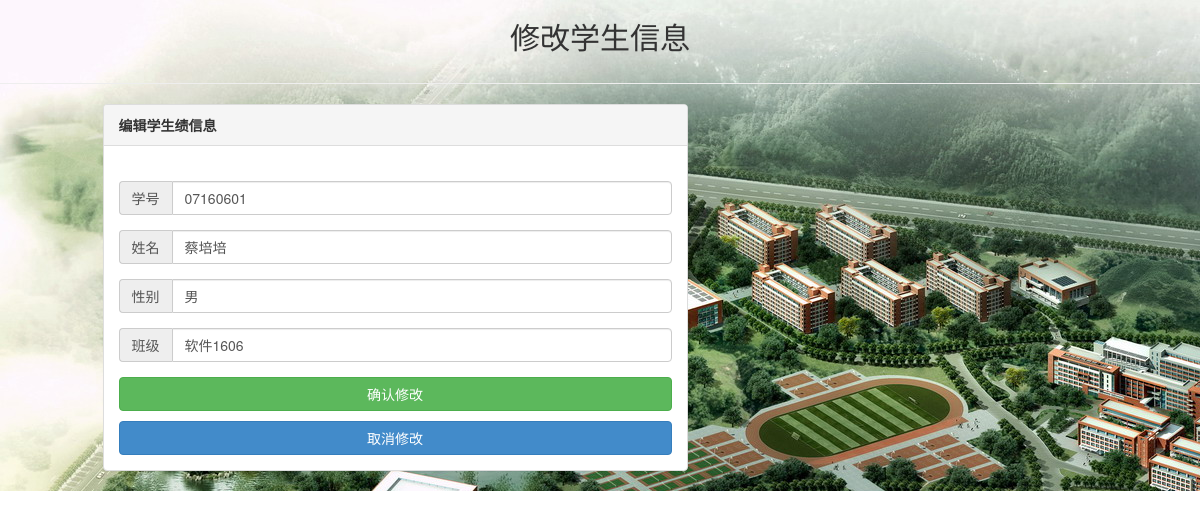
Page /edit.php?id=3 (signed in) on the committed database.
### tables this page shows
CREATE TABLE `student` (
  `id` int(20) NOT NULL,
  `studentId` varchar(20) NOT NULL,
  `name` varchar(20) NOT NULL,
  `sex` varchar(20) NOT NULL,
  `className` varchar(20) NOT NULL
);

### edit.php (the view, shortened to what this page needs)
<?php
$id = $_REQUEST ['id'];
$query = "select * from student where id=$id";
$result = mysql_query ( $query );
$row = mysql_fetch_array ( $result );
?>
<!DOCTYPE html>
<html xmlns="http://www.w3.org/1999/xhtml">
<head>
	<link rel="stylesheet" href="assets/css/style.css" media="all" />
<link href="assets/css/bootstrap.css" rel="stylesheet" />
</head>
<body>
<div id="page-wrapper"  style="background-image: url(assets/img/机电.jpg) ;background-repeat: no-repeat;">
	<div id="page-inner">
		<div class="row">
			<div class="col-md-12">
            <center>
				<h2>修改学生信息</h2>
                 </center>
			</div>
		</div>
		<hr />
		<div class="row">
			<div class="col-md-6 col-md-offset-1">
				<div class="panel panel-default">
					<div class="panel-heading">
						<strong> 编辑学生绩信息 </strong>
					</div>
					<div class="panel-body">
						<form role="form" action="editdo.php" method='post'>
							<br /> <input type='hidden' name='id' value='<?=$row ['id']?>' />
							<div class="form-group input-group">
								<span class="input-group-addon"><i class="fa fa-circle-o-notch">
										学号</i></span> <input type="text" class="form-control"
									placeholder="学号 " name='studentId'
									value="<?=$row ['studentId']?>" />
							</div>
							<div class="form-group input-group">
								<span class="input-group-addon"><i class="fa fa-tag"> 姓名</i></span>
								<input type="text" class="form-control" placeholder=" 姓名"
									name='name' value="<?=$row ['name']?>" />
							</div>
                            <div class="form-group input-group">
								<span class="input-group-addon"><i class="fa fa-tag"> 性别</i></span>
								<input type="text" class="form-control" placeholder=" 性别"
									name='sex' value="<?=$row ['sex']?>" />
							</div>
                            <div class="form-group input-group">
								<span class="input-group-addon"><i class="fa fa-tag"> 班级</i></span>
								<input type="text" class="form-control" placeholder=" 班级"
									name='className' value="<?=$row ['className']?>" />
							</div>
							<input type='submit' class="btn btn-success" value='确认修改' />
                            <a href="control.php"><input type='button' class="btn btn-primary " value='取消修改' />
						</form>
					</div>
				</div>
			</div>
            </div>
		</div>
	</div>
</body>
</html>

### assets/css/style.css (style rules this page uses)
* { filter: none; }
html, body, div, span, applet, object, iframe, h1, h2, h3, h4, h5, h6, p, blockquote, pre, a, abbr, acronym, address, big, cite, code, del, dfn, em, img, ins, kbd, q, s, samp, small, strike, strong, sub, sup, tt, var, b, u, i, center, dl, dt, dd, ol, ul, li, fieldset, form, label, legend, table, caption, tbody, tfoot, thead, tr, th, td, article, aside, canvas, details, embed, figure, figcaption, footer, header, hgroup, menu, nav, output, ruby, section, summary, time, mark, audio, video { margin: 0; padding: 0; border: 0; font-size: 100%; font: inherit; vertical-align: baseline; }
body { line-height: 1; }
strong { font-weight: bold; }
html { height: 100%; }
body { margin:0; padding: 0; height: 100%; font-family: arial; font-size: 12px; background: #f7f7f7; overflow-x: hidden; color: #3B3E40; }
a:link, a:active, a:visited { text-decoration: none; color: #5daced; }
input[type="text"], input[type="email"], input[type="search"], input[type="password"], textarea { -webkit-appearance: none; background: #fff; }
input, textarea { padding:10px; font-size: 12px; font-family: Arial; color:#606060; border:1px solid #e3e3e3; background: #fff; width: 100%; margin: 0 0 15px 0; border-radius:3px; -webkit-border-radius:3px; -moz-border-radius:3px; box-sizing: border-box; -webkit-box-sizing: border-box; -moz-box-sizing: border-box; }

### rows in the picture
student: studentId "07160601", name "蔡培培", sex "男", className "软件1606"
